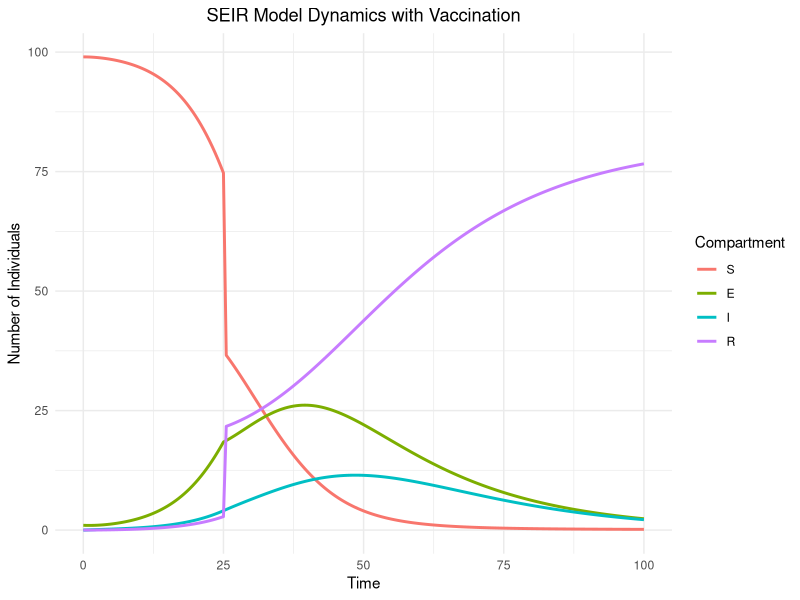

Reproduce this figure in R.
# Basic SEIR Model with Vaccination Event

library(deSolve)
library(ggplot2)
library(reshape2)

seir_model_vaccination <- function(time, state, parameters) {
  with(as.list(c(state, parameters)), {
    dS <- -beta * S * I
    dE <- beta * S * I - sigma * E
    dI <- sigma * E - gamma * I
    dR <- gamma * I
    return(list(c(dS, dE, dI, dR)))
  })
}

# Event function to handle vaccination
vaccination_event <- function(time, state, parameters) {
  with(as.list(c(state, parameters)), {
    if (time == vacc_time) {
      state["S"] <- state["S"] - vacc_fraction * state["S"]
      state["R"] <- state["R"] + vacc_fraction * state["S"]
    }
    return(state)
  })
}

parameters <- c(beta = 0.01, sigma = 0.05, gamma = 0.1, vacc_time = 25, vacc_fraction = 0.5)
initial_state <- c(S = 99, E = 1, I = 0, R = 0)
times <- seq(0, 100, by = 0.5)

output <- ode(y = initial_state, times = times, func = seir_model_vaccination, parms = parameters,
              events = list(func = vaccination_event, time = times))


# Visualising the output

output_df <- as.data.frame(output)

output_long <- reshape2::melt(output_df, id.vars = "time")

# Plot
ggplot(output_long, aes(x = time, y = value, color = variable)) +
  geom_line(size = 1) +
  theme_minimal() +
  labs(x = "Time", y = "Number of Individuals", color = "Compartment") +
  ggtitle("SEIR Model Dynamics with Vaccination") +
  theme(plot.title = element_text(hjust = 0.5))


# Find the peak value of the 'I' compartment
max(output_df$I)
